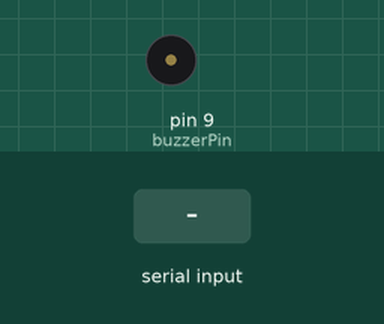
Simulated run of this sketch. Board: Arduino Uno, built with avr-gcc and run on an emulated ATmega328P. Shown: buzzer (waves = sounding). The test bench sets the inputs (shaded band).

Above: at 1.2 s.
1.3 s: "0" received over Serial
At 1.7 s:
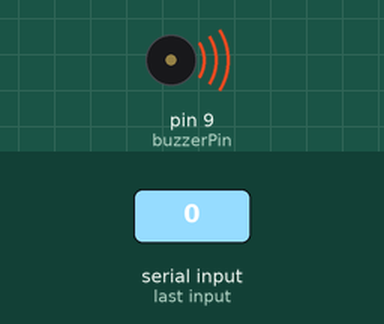
2.8 s: byte 8 (8) received over Serial
At 4.0 s:
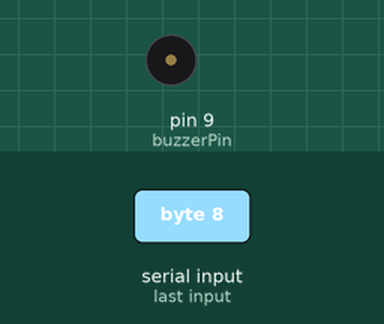
4.3 s: "1" received over Serial
At 5.2 s:
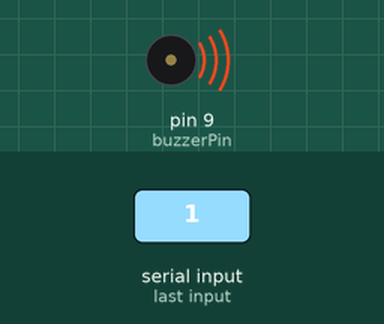
Timing chart, 0 to 7.3 s (numbered marks = the images above; inputs shaded):
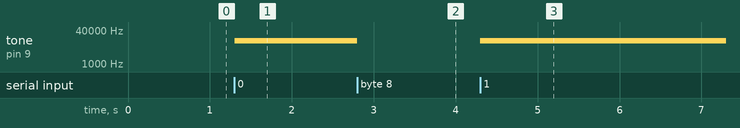

Measured:
- after the input at 1.3 s, tone on pin 9 (buzzerPin): silent → 12288 Hz at once
- after the input at 2.8 s, tone on pin 9 (buzzerPin): 12288 Hz → silent at once
- after the input at 4.3 s, tone on pin 9 (buzzerPin): silent → 12552 Hz at once

The sketch:

piano_java.ino
```cpp
int led_verde = 13;
int lecJava=0;
const int buzzerPin=9;

//   char notes[]={'c', 'd', 'e', 'f', 'g', 'a', 'b', 'C'}; //Intente pasarle las notas desde java, pero no funciono
  int frequencies [] = {262, 294, 330, 349, 392, 440, 494, 523}; //tabla de frecuencias


void setup() {
  // put your setup code here, to run once
  pinMode(buzzerPin,OUTPUT); //Lo marcamos como salida
  Serial.begin(9600);


}

void loop() {
      // put

      if  (Serial.available()>0){//validacion dato entrada
          lecJava = Serial.read();//leer una opcion desde java y asignarla a lecJava
          //Los valores van de 0 a 8. 0 a 7 las notas, 8 el apagado
          // Serial.print(lecJava); //Para ver que dato estas mandado en la consola.

          if(lecJava!=8){
            tone(buzzerPin,frequencies[lecJava]);
          }
          if(lecJava==8){ //Apagado
            noTone(buzzerPin);
          }

      }

}
```
